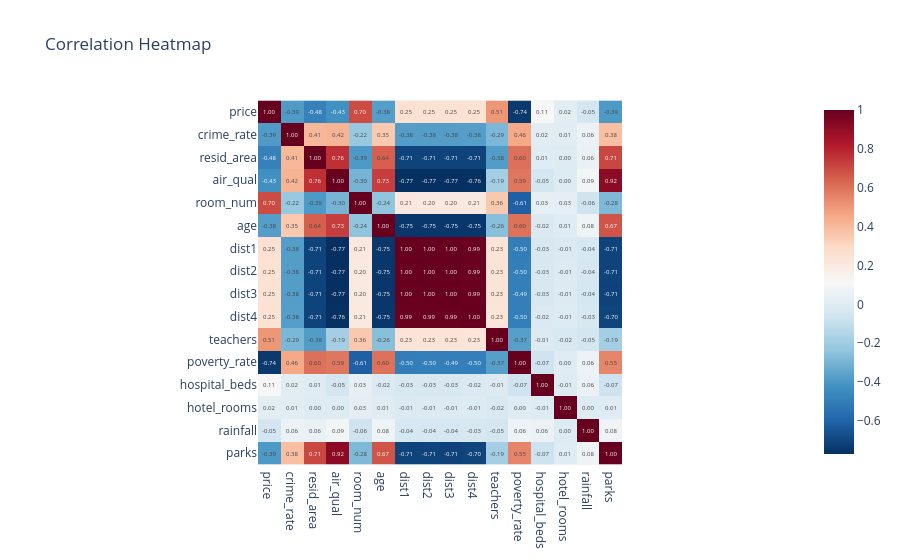

Notebook source saved alongside this figure:
### Code cell
corr = df.corr(numeric_only=True)

fig = px.imshow(
    corr,
    text_auto=".2f",
    color_continuous_scale="RdBu_r",
    title="Correlation Heatmap"
)

fig.show()

### Figure 1 — Plotly figure (JSON) as saved in the notebook; plotly's stock layout.template omitted (floating-point values rounded to 4 significant figures; data arrays with more than 128 entries replaced by an {"elided": "..."} marker saying what was removed)
{"data": [{"coloraxis": "coloraxis", "hovertemplate": "x: %{x}<br>y: %{y}<br>color: %{z}<extra></extra>", "name": "0", "texttemplate": "%{z:.2f}", "type": "heatmap", "x": ["price", "crime_rate", "resid_area", "air_qual", "room_num", "age", "dist1", "dist2", "dist3", "dist4", "teachers", "poverty_rate", "hospital_beds", "hotel_rooms", "rainfall", "parks"], "xaxis": "x", "y": ["price", "crime_rate", "resid_area", "air_qual", "room_num", "age", "dist1", "dist2", "dist3", "dist4", "teachers", "poverty_rate", "hospital_beds", "hotel_rooms", "rainfall", "parks"], "yaxis": "y", "z": {"elided": "16x16 float values"}}], "layout": {"coloraxis": {"colorscale": [[0, "rgb(5,48,97)"], [0.1, "rgb(33,102,172)"], [0.2, "rgb(67,147,195)"], [0.3, "rgb(146,197,222)"], [0.4, "rgb(209,229,240)"], [0.5, "rgb(247,247,247)"], [0.6, "rgb(253,219,199)"], [0.7, "rgb(244,165,130)"], [0.8, "rgb(214,96,77)"], [0.9, "rgb(178,24,43)"], [1, "rgb(103,0,31)"]]}, "title": {"text": "Correlation Heatmap"}, "xaxis": {"anchor": "y", "constrain": "domain", "domain": [0, 1], "scaleanchor": "y"}, "yaxis": {"anchor": "x", "autorange": "reversed", "constrain": "domain", "domain": [0, 1]}}}
